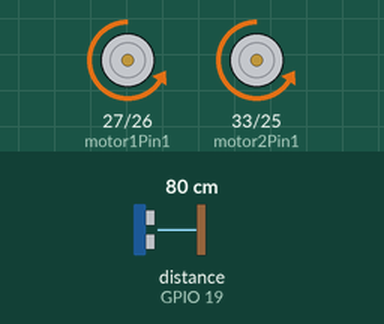
The sketch below on a simulated ESP32. Parts: motor-driver pin pairs drawn as motors (green arrow = first pin HIGH = forward, orange = second pin HIGH = backward, longer = more drive, scaled by the enable pin). Wiring (inferred from the names in the program): ultrasonic range finder: trigger GPIO 2; echo GPIO 19. The inputs (shaded band) are chosen by the test bench; at power-on: distance to the obstacle (sensor on GPIO 19) 80 cm. The echo pulse lasts 58.3 µs per cm; random numbers use the default seed unless the sketch sets one.

Above: at 1.2 s.
1.3 s: distance to the obstacle (sensor on GPIO 19) set to 17 cm
2.8 s: distance to the obstacle (sensor on GPIO 19) set to 14 cm
At 3.1 s:
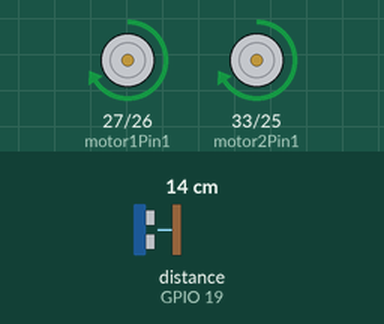
At 5.6 s:
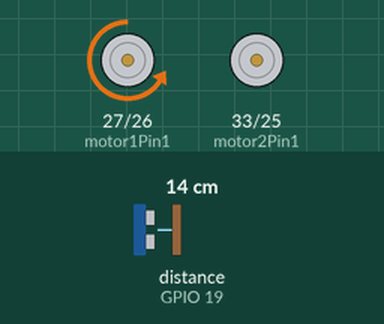
5.8 s: distance to the obstacle (sensor on GPIO 19) set to 18 cm
At 5.91 s:
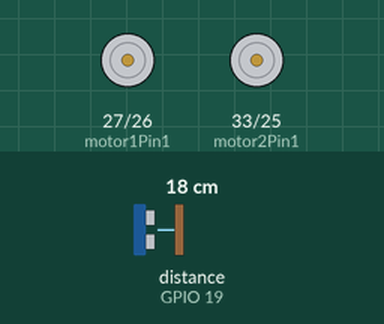
7.5 s: distance to the obstacle (sensor on GPIO 19) set to 2 cm
Timing chart, 0 to 20.7 s (numbered marks = the images above; inputs shaded):
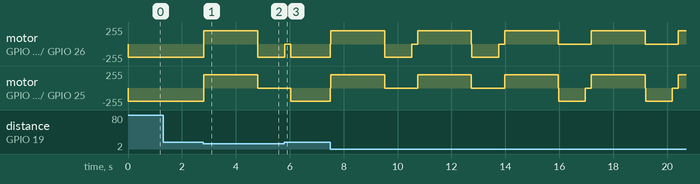

Measured:
- the behaviour switches between 16 and 15 cm on distance to the obstacle (sensor on GPIO 19) (found by bisection; images 0 and 1)
- after the input at 1.3 s, every drawn part: stays the same
- after the input at 2.8 s, motor on GPIO 27 (motor1Pin1) / GPIO 26 (motor1Pin2): backward 199/255 → forward 199/255 at once, → backward 199/255 2.0 s later; motor on GPIO 33 (motor2Pin1) / GPIO 25 (motor2Pin2): backward 199/255 → forward 199/255 at once, → stopped 2.0 s later

The sketch:

WallAvoider.ino
```cpp
// Motor 1
const int motor1Pin1 = 27;
const int motor1Pin2 = 26;
const int enable1Pin = 14;

// Motor 2
const int motor2Pin1 = 33;
const int motor2Pin2 = 25;
const int enable2Pin = 32;

// Setting PWM properties
const int freq = 30000;
const int resolution = 8;
int dutyCycle = 200; // Default speed

// Ultrasonics Adjustment
const int TrigPin = 2;
const int EchoPin = 19;
int avoidRange = 15; // Default Range

// Variables for distance measurement
long duration;
int distance;

bool wallAvoiderActive = true;
// ------------------  WALL AVOIDER  ------------------
enum WallAvoiderState {
  WA_DRIVE,     // normal forward
  WA_BACK,      // backing up
  WA_TURN,      // turning away
  WA_DELAY      // small pause before resume
};

WallAvoiderState waState = WA_DRIVE;
unsigned long waTimer = 0;
bool turnRightNext = true;          // direction flag

void initializeMotorDriver(){
  // Set the Motor pins as outputs
  pinMode(motor1Pin1, OUTPUT);
  pinMode(motor1Pin2, OUTPUT);
  pinMode(motor2Pin1, OUTPUT);
  pinMode(motor2Pin2, OUTPUT);

  // Configure PWM Pins
  ledcAttach(enable1Pin, freq, resolution);
  ledcAttach(enable2Pin, freq, resolution);

  // Initialize PWM with 0 duty cycle
  ledcWrite(enable1Pin, 0);
  ledcWrite(enable2Pin, 0);

  // Initialize PWM with 0 duty cycle
  ledcWrite(0, 0);
  ledcWrite(1, 0);
}


void handleForward() {
  digitalWrite(motor1Pin1, LOW);
  digitalWrite(motor1Pin2, HIGH);
  digitalWrite(motor2Pin1, LOW);
  digitalWrite(motor2Pin2, HIGH);
  ledcWrite(enable1Pin, dutyCycle);
  ledcWrite(enable2Pin, dutyCycle);
}

void handleLeft() {
  digitalWrite(motor1Pin1, LOW);
  digitalWrite(motor1Pin2, LOW);
  digitalWrite(motor2Pin1, LOW);
  digitalWrite(motor2Pin2, HIGH);
  ledcWrite(enable1Pin, dutyCycle);
  ledcWrite(enable2Pin, dutyCycle);
}

void handleStop() {
  digitalWrite(motor1Pin1, LOW);
  digitalWrite(motor1Pin2, LOW);
  digitalWrite(motor2Pin1, LOW);
  digitalWrite(motor2Pin2, LOW);
  ledcWrite(enable1Pin, 0);
  ledcWrite(enable2Pin, 0);
}

void handleRight() {
  digitalWrite(motor1Pin1, LOW);
  digitalWrite(motor1Pin2, HIGH);
  digitalWrite(motor2Pin1, LOW);
  digitalWrite(motor2Pin2, LOW);
  ledcWrite(enable1Pin, dutyCycle);
  ledcWrite(enable2Pin, dutyCycle);
}

void handleReverse() {
  digitalWrite(motor1Pin1, HIGH);
  digitalWrite(motor1Pin2, LOW);
  digitalWrite(motor2Pin1, HIGH);
  digitalWrite(motor2Pin2, LOW);
  ledcWrite(enable1Pin, dutyCycle);
  ledcWrite(enable2Pin, dutyCycle);
}


// Setup ultrasonic
void initializeUltrasonic(){
  pinMode(TrigPin, OUTPUT);
  pinMode(EchoPin, INPUT);
}

// Function to calculate distance
int getDistance() {
  digitalWrite(TrigPin, LOW);
  delayMicroseconds(2);
  digitalWrite(TrigPin, HIGH);
  delayMicroseconds(10);
  digitalWrite(TrigPin, LOW);
  duration = pulseIn(EchoPin, HIGH);
  distance = duration * 0.034 / 2;
  return distance;
}

void wallAvoider(int avoidRange) {
  if (!wallAvoiderActive) return;

  int dist = getDistance();

  switch (waState) {
    case WA_DRIVE:
      handleForward();
      if (dist > 0 && dist < avoidRange) {
        handleStop();
        turnRightNext = random(2); // 0 = left, 1 = right
        waState = WA_BACK;
        waTimer = millis();
      }
      break;

    case WA_BACK:
      if (millis() - waTimer < 2000) {
        handleReverse();
      } else {
        handleStop();
        waState = WA_TURN;
        waTimer = millis();
      }
      break;

    case WA_TURN:
      if (millis() - waTimer < 1000) {
        turnRightNext ? handleRight() : handleLeft();
      } else {
        handleStop();
        waState = WA_DELAY;
        waTimer = millis();
      }
      break;

    case WA_DELAY:
      if (millis() - waTimer > 200) {
        waState = WA_DRIVE;
      }
      break;
  }
}


void setup(){
  initializeMotorDriver();
  initializeUltrasonic();
}

void loop(){
  wallAvoider(avoidRange);
  delay(10);
}
```
